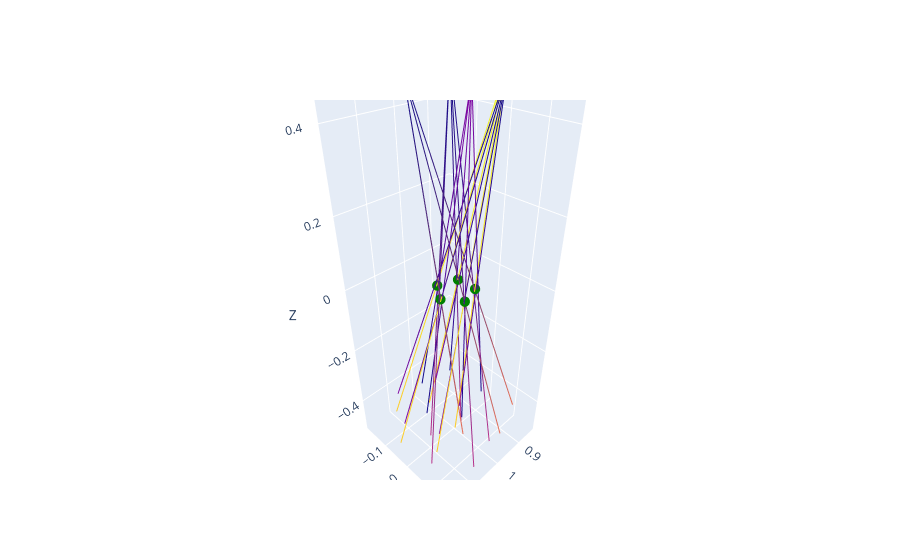

Notebook cell for this chart:
### Code cell
cmap = plt.get_cmap()
colors = cmap(data["img"]/max(data["img"]))
all_ray_origins = np.concatenate([data["ray_origin"].to_list()])
all_ray_directions = np.concatenate([data["ray_direction"].to_list()])

plot_rays_and_points(
    all_ray_origins, 
    all_ray_directions,
    colors=colors,
    ray_length=1,
    points=screw_positions
)

### Figure 1 — Plotly figure (JSON) as saved in the notebook; plotly's stock layout.template omitted (floating-point values rounded to 4 significant figures)
{"data": [{"line": {"color": [0.267, 0.004874, 0.3294, 1.0]}, "mode": "lines", "name": "ray", "showlegend": false, "type": "scatter3d", "x": [1.052, 1.041], "y": [0.08555, -0.07776], "z": [0.5, -0.4865]}, {"marker": {"color": [0.267, 0.004874, 0.3294, 1.0], "size": 4}, "mode": "markers", "showlegend": false, "type": "scatter3d", "x": [1.052], "y": [0.08555], "z": [0.5]}, {"line": {"color": [0.267, 0.004874, 0.3294, 1.0]}, "mode": "lines", "name": "ray", "showlegend": false, "type": "scatter3d", "x": [1.052, 0.9716], "y": [0.08555, 0.005894], "z": [0.5, -0.4936]}, {"marker": {"color": [0.267, 0.004874, 0.3294, 1.0], "size": 4}, "mode": "markers", "showlegend": false, "type": "scatter3d", "x": [1.052], "y": [0.08555], "z": [0.5]}, {"line": {"color": [0.267, 0.004874, 0.3294, 1.0]}, "mode": "lines", "name": "ray", "showlegend": false, "type": "scatter3d", "x": [1.052, 0.8615], "y": [0.08555, -0.01259], "z": [0.5, -0.4768]}, {"marker": {"color": [0.267, 0.004874, 0.3294, 1.0], "size": 4}, "mode": "markers", "showlegend": false, "type": "scatter3d", "x": [1.052], "y": [0.08555], "z": [0.5]}, {"line": {"color": [0.267, 0.004874, 0.3294, 1.0]}, "mode": "lines", "name": "ray", "showlegend": false, "type": "scatter3d", "x": [1.052, 0.879], "y": [0.08555, -0.1391], "z": [0.5, -0.459]}, {"marker": {"color": [0.267, 0.004874, 0.3294, 1.0], "size": 4}, "mode": "markers", "showlegend": false, "type": "scatter3d", "x": [1.052], "y": [0.08555], "z": [0.5]}, {"line": {"color": [0.267, 0.004874, 0.3294, 1.0]}, "mode": "lines", "name": "ray", "showlegend": false, "type": "scatter3d", "x": [1.052, 0.9808], "y": [0.08555, -0.1659], "z": [0.5, -0.4653]}, {"marker": {"color": [0.267, 0.004874, 0.3294, 1.0], "size": 4}, "mode": "markers", "showlegend": false, "type": "scatter3d", "x": [1.052], "y": [0.08555], "z": [0.5]}, {"line": {"color": [0.1906, 0.4071, 0.5561, 1.0]}, "mode": "lines", "name": "ray", "showlegend": false, "type": "scatter3d", "x": [0.9723, 1.123], "y": [0.09609, -0.08655], "z": [0.5, -0.4715]}, {"marker": {"color": [0.1906, 0.4071, 0.5561, 1.0], "size": 4}, "mode": "markers", "showlegend": false, "type": "scatter3d", "x": [0.9723], "y": [0.09609], "z": [0.5]}, {"line": {"color": [0.1906, 0.4071, 0.5561, 1.0]}, "mode": "lines", "name": "ray", "showlegend": false, "type": "scatter3d", "x": [0.9723, 1.065], "y": [0.09609, 0.002709], "z": [0.5, -0.4913]}, {"marker": {"color": [0.1906, 0.4071, 0.5561, 1.0], "size": 4}, "mode": "markers", "showlegend": false, "type": "scatter3d", "x": [0.9723], "y": [0.09609], "z": [0.5]}, {"line": {"color": [0.1906, 0.4071, 0.5561, 1.0]}, "mode": "lines", "name": "ray", "showlegend": false, "type": "scatter3d", "x": [0.9723, 0.9459], "y": [0.09609, -0.02998], "z": [0.5, -0.4917]}, {"marker": {"color": [0.1906, 0.4071, 0.5561, 1.0], "size": 4}, "mode": "markers", "showlegend": false, "type": "scatter3d", "x": [0.9723], "y": [0.09609], "z": [0.5]}, {"line": {"color": [0.1906, 0.4071, 0.5561, 1.0]}, "mode": "lines", "name": "ray", "showlegend": false, "type": "scatter3d", "x": [0.9723, 0.9441], "y": [0.09609, -0.143], "z": [0.5, -0.4706]}, {"marker": {"color": [0.1906, 0.4071, 0.5561, 1.0], "size": 4}, "mode": "markers", "showlegend": false, "type": "scatter3d", "x": [0.9723], "y": [0.09609], "z": [0.5]}, {"line": {"color": [0.1906, 0.4071, 0.5561, 1.0]}, "mode": "lines", "name": "ray", "showlegend": false, "type": "scatter3d", "x": [0.9723, 1.07], "y": [0.09609, -0.1805], "z": [0.5, -0.456]}, {"marker": {"color": [0.1906, 0.4071, 0.5561, 1.0], "size": 4}, "mode": "markers", "showlegend": false, "type": "scatter3d", "x": [0.9723], "y": [0.09609], "z": [0.5]}, {"line": {"color": [0.1476, 0.5117, 0.557, 1.0]}, "mode": "lines", "name": "ray", "showlegend": false, "type": "scatter3d", "x": [0.9386, 1.162], "y": [-0.07893, 0.07402], "z": [0.5, -0.4626]}, {"marker": {"color": [0.1476, 0.5117, 0.557, 1.0], "size": 4}, "mode": "markers", "showlegend": false, "type": "scatter3d", "x": [0.9386], "y": [-0.07893], "z": [0.5]}, {"line": {"color": [0.1476, 0.5117, 0.557, 1.0]}, "mode": "lines", "name": "ray", "showlegend": false, "type": "scatter3d", "x": [0.9386, 1.091], "y": [-0.07893, 0.1647], "z": [0.5, -0.4579]}, {"marker": {"color": [0.1476, 0.5117, 0.557, 1.0], "size": 4}, "mode": "markers", "showlegend": false, "type": "scatter3d", "x": [0.9386], "y": [-0.07893], "z": [0.5]}, {"line": {"color": [0.1476, 0.5117, 0.557, 1.0]}, "mode": "lines", "name": "ray", "showlegend": false, "type": "scatter3d", "x": [0.9386, 0.9876], "y": [-0.07893, 0.1314], "z": [0.5, -0.4764]}, {"marker": {"color": [0.1476, 0.5117, 0.557, 1.0], "size": 4}, "mode": "markers", "showlegend": false, "type": "scatter3d", "x": [0.9386], "y": [-0.07893], "z": [0.5]}, {"line": {"color": [0.1476, 0.5117, 0.557, 1.0]}, "mode": "lines", "name": "ray", "showlegend": false, "type": "scatter3d", "x": [0.9386, 0.9868], "y": [-0.07893, 0.01735], "z": [0.5, -0.4942]}, {"marker": {"color": [0.1476, 0.5117, 0.557, 1.0], "size": 4}, "mode": "markers", "showlegend": false, "type": "scatter3d", "x": [0.9386], "y": [-0.07893], "z": [0.5]}, {"line": {"color": [0.1476, 0.5117, 0.557, 1.0]}, "mode": "lines", "name": "ray", "showlegend": false, "type": "scatter3d", "x": [0.9386, 1.089], "y": [-0.07893, -0.008728], "z": [0.5, -0.4861]}, {"marker": {"color": [0.1476, 0.5117, 0.557, 1.0], "size": 4}, "mode": "markers", "showlegend": false, "type": "scatter3d", "x": [0.9386], "y": [-0.07893], "z": [0.5]}, {"line": {"color": [0.208, 0.7187, 0.4729, 1.0]}, "mode": "lines", "name": "ray", "showlegend": false, "type": "scatter3d", "x": [1.086, 1.015], "y": [-0.05022, 0.05247], "z": [0.5, -0.4921]}, {"marker": {"color": [0.208, 0.7187, 0.4729, 1.0], "size": 4}, "mode": "markers", "showlegend": false, "type": "scatter3d", "x": [1.086], "y": [-0.05022], "z": [0.5]}, {"line": {"color": [0.208, 0.7187, 0.4729, 1.0]}, "mode": "lines", "name": "ray", "showlegend": false, "type": "scatter3d", "x": [1.086, 0.9477], "y": [-0.05022, 0.1383], "z": [0.5, -0.4722]}, {"marker": {"color": [0.208, 0.7187, 0.4729, 1.0], "size": 4}, "mode": "markers", "showlegend": false, "type": "scatter3d", "x": [1.086], "y": [-0.05022], "z": [0.5]}, {"line": {"color": [0.208, 0.7187, 0.4729, 1.0]}, "mode": "lines", "name": "ray", "showlegend": false, "type": "scatter3d", "x": [1.086, 0.8461], "y": [-0.05022, 0.1029], "z": [0.5, -0.4585]}, {"marker": {"color": [0.208, 0.7187, 0.4729, 1.0], "size": 4}, "mode": "markers", "showlegend": false, "type": "scatter3d", "x": [1.086], "y": [-0.05022], "z": [0.5]}, {"line": {"color": [0.208, 0.7187, 0.4729, 1.0]}, "mode": "lines", "name": "ray", "showlegend": false, "type": "scatter3d", "x": [1.086, 0.8391], "y": [-0.05022, -0.005495], "z": [0.5, -0.4679]}, {"marker": {"color": [0.208, 0.7187, 0.4729, 1.0], "size": 4}, "mode": "markers", "showlegend": false, "type": "scatter3d", "x": [1.086], "y": [-0.05022], "z": [0.5]}, {"line": {"color": [0.208, 0.7187, 0.4729, 1.0]}, "mode": "lines", "name": "ray", "showlegend": false, "type": "scatter3d", "x": [1.086, 0.9391], "y": [-0.05022, -0.04242], "z": [0.5, -0.489]}, {"marker": {"color": [0.208, 0.7187, 0.4729, 1.0], "size": 4}, "mode": "markers", "showlegend": false, "type": "scatter3d", "x": [1.086], "y": [-0.05022], "z": [0.5]}, {"line": {"color": [0.9932, 0.9062, 0.1439, 1.0]}, "mode": "lines", "name": "ray", "showlegend": false, "type": "scatter3d", "x": [0.911, 1.18], "y": [0.04555, -0.0357], "z": [0.5, -0.4597]}, {"marker": {"color": [0.9932, 0.9062, 0.1439, 1.0], "size": 4}, "mode": "markers", "showlegend": false, "type": "scatter3d", "x": [0.911], "y": [0.04555], "z": [0.5]}, {"line": {"color": [0.9932, 0.9062, 0.1439, 1.0]}, "mode": "lines", "name": "ray", "showlegend": false, "type": "scatter3d", "x": [0.911, 1.12], "y": [0.04555, 0.04979], "z": [0.5, -0.4779]}, {"marker": {"color": [0.9932, 0.9062, 0.1439, 1.0], "size": 4}, "mode": "markers", "showlegend": false, "type": "scatter3d", "x": [0.911], "y": [0.04555], "z": [0.5]}, {"line": {"color": [0.9932, 0.9062, 0.1439, 1.0]}, "mode": "lines", "name": "ray", "showlegend": false, "type": "scatter3d", "x": [0.911, 1.014], "y": [0.04555, 0.01827], "z": [0.5, -0.4943]}, {"marker": {"color": [0.9932, 0.9062, 0.1439, 1.0], "size": 4}, "mode": "markers", "showlegend": false, "type": "scatter3d", "x": [0.911], "y": [0.04555], "z": [0.5]}, {"line": {"color": [0.9932, 0.9062, 0.1439, 1.0]}, "mode": "lines", "name": "ray", "showlegend": false, "type": "scatter3d", "x": [0.911, 1.008], "y": [0.04555, -0.1022], "z": [0.5, -0.4843]}, {"marker": {"color": [0.9932, 0.9062, 0.1439, 1.0], "size": 4}, "mode": "markers", "showlegend": false, "type": "scatter3d", "x": [0.911], "y": [0.04555], "z": [0.5]}, {"line": {"color": [0.9932, 0.9062, 0.1439, 1.0]}, "mode": "lines", "name": "ray", "showlegend": false, "type": "scatter3d", "x": [0.911, 1.115], "y": [0.04555, -0.1333], "z": [0.5, -0.4624]}, {"marker": {"color": [0.9932, 0.9062, 0.1439, 1.0], "size": 4}, "mode": "markers", "showlegend": false, "type": "scatter3d", "x": [0.911], "y": [0.04555], "z": [0.5]}, {"marker": {"color": "green", "size": 6}, "mode": "markers", "name": "points", "showlegend": false, "type": "scatter3d", "x": [1.05, 1.015, 0.9595, 0.9595, 1.015], "y": [0.0, 0.04755, 0.02939, -0.02939, -0.04755], "z": [0.0, 0.0, 0.0, 0.0, 0.0]}], "layout": {"scene": {"xaxis": {"title": {"text": "X"}}, "yaxis": {"title": {"text": "Y"}}, "zaxis": {"title": {"text": "Z"}}}}}
